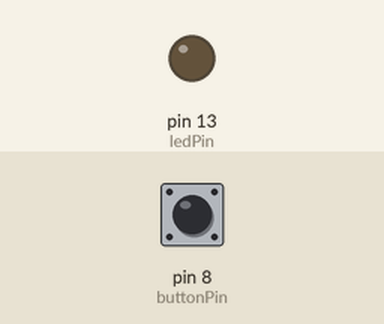
This sketch was run on a simulated Arduino Uno, built with avr-gcc and run on an emulated ATmega328P. Shown: output pins drawn as LEDs (lit = HIGH). Dashed ring = blinking. Inputs (shaded band) come from the test bench; at power-on: pin 8 (buttonPin) HIGH.

Above: at 1.2 s.
1.3 s: pin 8 (buttonPin) pulsed LOW 5 times (0.12 s each, 0.3 s apart)
At 1.87 s:
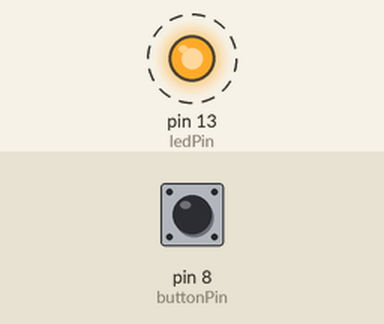
4.3 s: pin 8 (buttonPin) pulled LOW for 0.15 s
At 5.1 s:
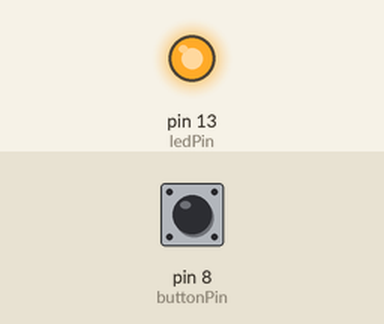
5.9 s: pin 8 (buttonPin) pulled LOW for 1 s
At 7.6 s:
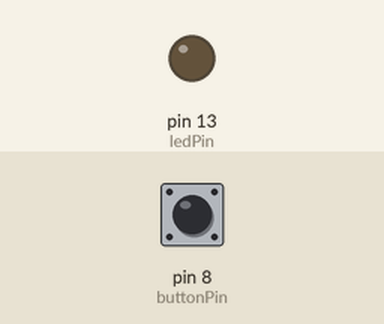
Timing chart, 0 to 9.1 s (numbered marks = the images above; inputs shaded):
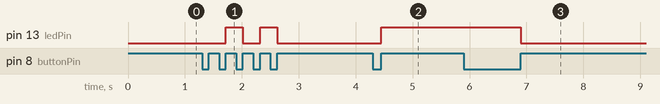

Measured:
- after the input at 1.3 s, pin 13 (ledPin): alternates HIGH for 0.30 s and LOW for 0.30 s, 4 changes in all, then stays LOW, starting after 0.42 s
- after the input at 4.3 s, pin 13 (ledPin): LOW → HIGH after 0.15 s
- after the input at 5.9 s, pin 13 (ledPin): HIGH → LOW after 1.0 s

The sketch:

button.ino
```cpp
int buttonPin = 8;      //按键输入引脚
int ledPin = 13;        //灯输出控制引脚
int ledState = LOW;
void setup() {
  pinMode(ledPin,OUTPUT);//   //13号数字口设置为输出状态
}
void loop() {
 if(!digitalRead(buttonPin)) //检测按键是否被按下
 {
   delay(15);                //延时10ms，消除按键机械抖动
   if(!digitalRead(buttonPin))  //再次检测按键值
   {
     while(!digitalRead(buttonPin)) ;     //松手检测，等待按键释放
     digitalWrite(ledPin,ledState);       //控制灯的亮灭
     ledState = !ledState;              //状态取反
   }
 }
}
```
